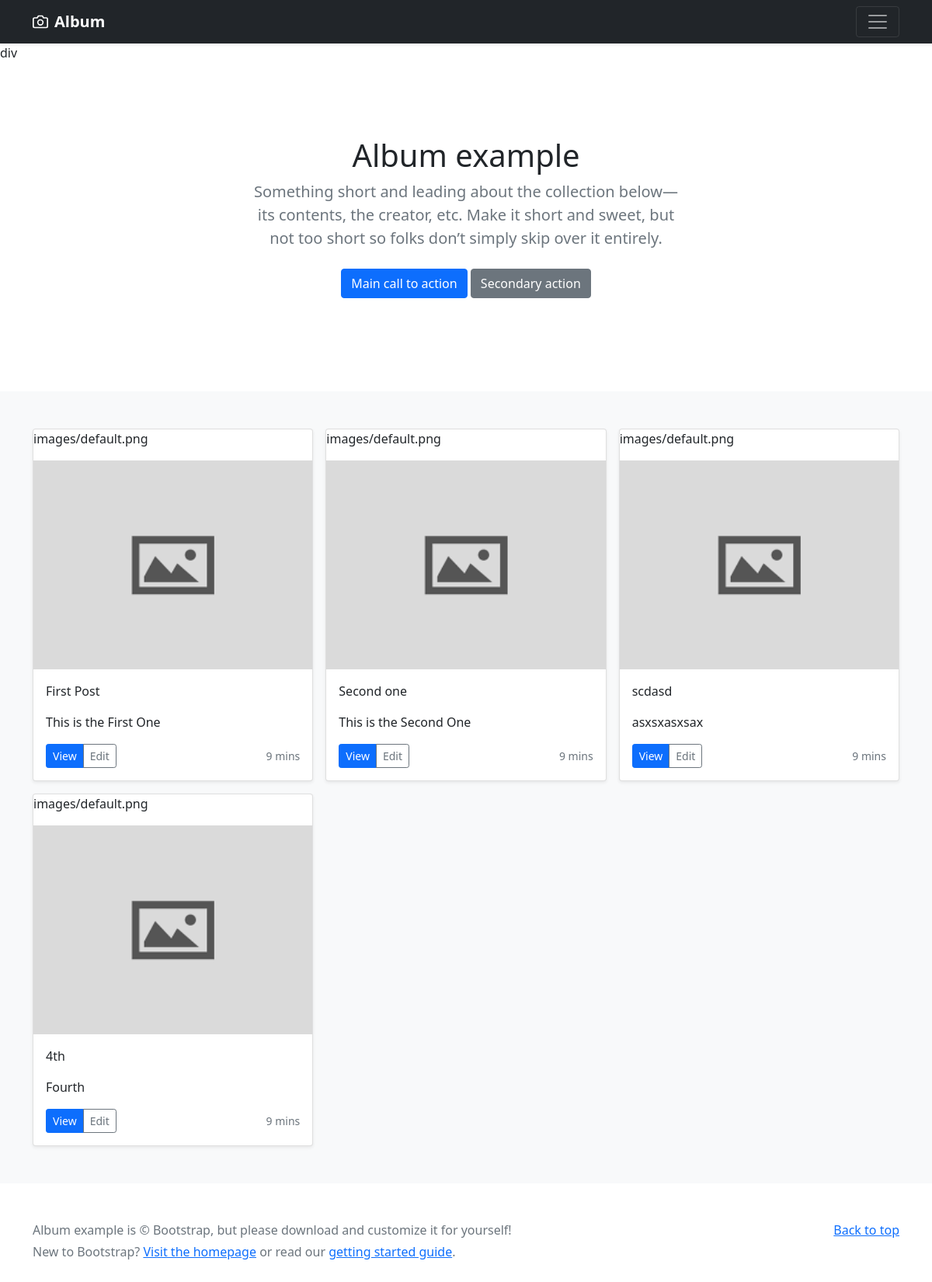
The page / on the database its author committed.
### blog/models.py (models this page shows)
class Post(models.Model):
    title = models.CharField(max_length=155)
    content = models.TextField()
    slug = models.SlugField(max_length=255)
    image = models.ImageField(upload_to="images/",default = "images/default.png")
    def get_absolute_url(self):
        return reverse("blog:Single", args = [self.slug])
    def __str__(self):
        return self.title

### blog/views.py (the view)
# urls.py: path('', views.home, name='Homepage'),
def home(request):
    data = Post.objects.all()
    print(data)
    return render(request,'index.html',{"posts": data})

### template/index.html
{% extends 'base.html' %} {% block content %}
div
<main>
    <section class="py-5 text-center container">
        <div class="row py-lg-5">
            <div class="col-lg-6 col-md-8 mx-auto">
                <h1 class="fw-light">Album example</h1>
                <p class="lead text-muted">Something short and leading about the collection below—its contents, the creator, etc. Make it short and sweet, but not too short so folks don’t simply skip over it entirely.</p>
                <p>
                    <a href="#" class="btn btn-primary my-2">Main call to action</a>
                    <a href="#" class="btn btn-secondary my-2">Secondary action</a>
                </p>
            </div>
        </div>
    </section>
    <div class="album py-5 bg-light">
        <div class="container">
            <div class="row row-cols-1 row-cols-sm-2 row-cols-md-3 g-3">
                {% for post in posts %}
                <div class="col">
                    <div class="card shadow-sm">
                        <p>{{post.image}}</p>
                        <img src="{{post.image.url}}" />
                        <div class="card-body">
                            <p>{{post.title}}</p>
                            <p class="card-text">{{post.content}}</p>
                            <div class="d-flex justify-content-between align-items-center">
                                <div class="btn-group">
                                    <a href="{{post.get_absolute_url}}" role="button" class="btn btn-primary btn-sm">View</a>
                                    <button type="button" class="btn btn-sm btn-outline-secondary">Edit</button>
                                </div>
                                <small class="text-muted">9 mins</small>
                            </div>
                        </div>
                    </div>
                </div>
                {% endfor %}
            </div>
        </div>
    </div>
</main>
{% endblock content %}

### template/base.html (shortened to what this page needs)
<!doctype html>
<html lang="en">
  <head>
    <link href="https://cdn.jsdelivr.net/npm/bootstrap@5.0.2/dist/css/bootstrap.min.css" rel="stylesheet">
  </head>
  <body>
<header>
  <div class="navbar navbar-dark bg-dark shadow-sm">
    <div class="container">
      <a href="#" class="navbar-brand d-flex align-items-center">
        <strong>Album</strong>
      </a>
      <button class="navbar-toggler" type="button" data-bs-toggle="collapse" data-bs-target="#navbarHeader" aria-controls="navbarHeader" aria-expanded="false" aria-label="Toggle navigation">
        <span class="navbar-toggler-icon"></span>
      </button>
    </div>
  </div>
</header>
{% block content %}{% endblock content %}
<footer class="text-muted py-5">
  <div class="container">
    <p class="float-end mb-1">
      <a href="#">Back to top</a>
    </p>
    <p class="mb-1">Album example is &copy; Bootstrap, but please download and customize it for yourself!</p>
    <p class="mb-0">New to Bootstrap? <a href="/">Visit the homepage</a> or read our <a href="/docs/5.0/getting-started/introduction/">getting started guide</a>.</p>
  </div>
</footer>
  </body>
</html>

### rows shown on the page
Post: image "images/default.png", image (placeholder picture), title "First Post", content "This is the First One"
Post: image "images/default.png", image (placeholder picture), title "Second one", content "This is the Second One"
Post: image "images/default.png", image (placeholder picture), title "scdasd", content "asxsxasxsax"
Post: image "images/default.png", image (placeholder picture), title "4th", content "Fourth"
